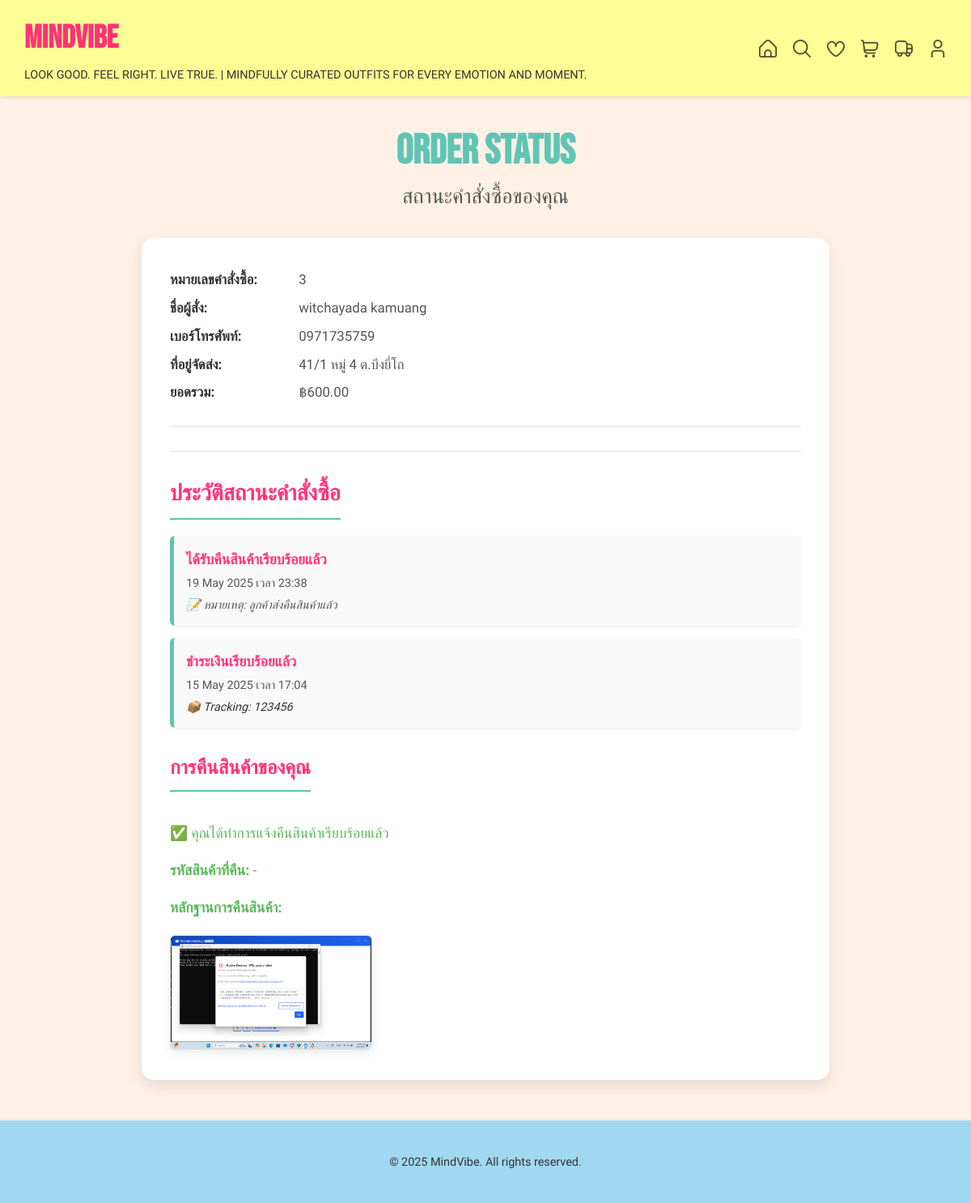
Screenshot of /status/ (signed in) with the database file from the repository.
### clothing/models.py (models this page shows, shortened)
class Payment(models.Model):
    user = models.ForeignKey(User, on_delete=models.CASCADE)
    full_name = models.CharField(max_length=255, default="-")
    address = models.TextField(default="-")
    phone_number = models.CharField(max_length=20, default="-")
    total_price = models.DecimalField(max_digits=10, decimal_places=2)
    proof = models.ImageField(upload_to='payment_proofs/')
    payment_date = models.DateTimeField(auto_now_add=True)
    return_proof = models.ImageField(upload_to='return_proofs/', blank=True, null=True)
    return_item_code = models.CharField(max_length=100, blank=True, null=True)
    payment_ref = models.UUIDField(default=uuid.uuid4, unique=True)
    qr_base64 = models.TextField(blank=True, null=True)

class OrderStatus(models.Model):
    STATUS_CHOICES = [
        ('paid', 'ชำระเงินเรียบร้อยแล้ว'),
        ('packing', 'จัดเตรียมสินค้าแล้ว'),
        ('shipping', 'ดำเนินการจัดส่งแล้ว'),
        ('shipped', 'จัดส่งสำเร็จแล้ว'),
        ('returned', 'ได้รับคืนสินค้าเรียบร้อยแล้ว'),
    ]
    payment = models.ForeignKey(Payment, on_delete=models.CASCADE, related_name='statuses')
    status = models.CharField(max_length=50, choices=STATUS_CHOICES)
    tracking_number = models.CharField(max_length=100, blank=True, null=True)
    updated_by = models.ForeignKey(User, on_delete=models.SET_NULL, null=True, blank=True)
    updated_at = models.DateTimeField(auto_now_add=True)
    note = models.TextField(blank=True, null=True)

### clothing/views.py (the view, shortened to what this page needs)
# urls.py: path('status/', views.status, name='status'),
@login_required
def status(request):
    payment = Payment.objects.filter(user=request.user).last()
    timeline = OrderStatus.objects.filter(payment=payment).order_by('-updated_at') if payment else []
    return render(request, 'clothing/status.html', {'order': payment, 'timeline': timeline})

### clothing/templates/clothing/status.html (shortened to what this page needs)
{% load static %}
<!DOCTYPE html>
<html lang="th">
<head>
</head>
<body>
    <div class="header">
        <div class="header-left">
            <a href="{% url 'clothing:welcome' %}" class="logo">MINDVIBE</a>
            <p class="slogan">LOOK GOOD. FEEL RIGHT. LIVE TRUE. | MINDFULLY CURATED OUTFITS FOR EVERY EMOTION AND MOMENT.</p>
        </div>
        <div class="header-right">
            <a href="{% url 'clothing:welcome' %}" title="หน้าแรก">
                <img src="{% static 'images/home_icon.png' %}" alt="Home">
            </a>
            <a href="{% url 'clothing:clothing_list' %}" title="ค้นหาสินค้า">
                <img src="{% static 'images/search_icon.png' %}" alt="Search">
            </a>
            <a href="{% if user.is_authenticated %}{% url 'clothing:favorites_list' %}{% else %}{% url 'clothing:login' %}{% endif %}" title="สินค้าที่ชอบ">
                <img src="{% static 'images/heart_icon.png' %}" alt="Wishlist">
            </a>
            <a href="{% if user.is_authenticated %}{% url 'clothing:cart' %}{% else %}{% url 'clothing:login' %}{% endif %}" title="ตะกร้าสินค้า">
                <img src="{% static 'images/cart_icon.png' %}" alt="Cart">
            </a>
            <a href="{% if user.is_authenticated %}{% url 'clothing:status' %}{% else %}{% url 'clothing:login' %}{% endif %}" title="สถานะการสั่งซื้อ">
                <img src="{% static 'images/status_icon.png' %}" alt="Status">
            </a>
            <a href="{% if user.is_authenticated %}{% url 'clothing:profile' %}{% else %}{% url 'clothing:login' %}{% endif %}" title="โปรไฟล์">
                <img src="{% static 'images/profile_icon.png' %}" alt="Profile">
            </a>
        </div>
    </div>
    <div class="page-title-section">
        <h1 class="main-title-en">ORDER STATUS</h1>
        <p class="sub-title-th">สถานะคำสั่งซื้อของคุณ</p>
    </div>
    <div class="main-content-status">
        <div class="status-container">
            {% if order %}
                <div class="order-details-block">
                    <p><strong>หมายเลขคำสั่งซื้อ:</strong> {{ order.id }}</p>
                    <p><strong>ชื่อผู้สั่ง:</strong> {{ order.full_name }}</p>
                    <p><strong>เบอร์โทรศัพท์:</strong> {{ order.phone_number }}</p>
                    <p><strong>ที่อยู่จัดส่ง:</strong> {{ order.address }}</p>
                    <p><strong>ยอดรวม:</strong> ฿{{ order.total_price|floatformat:2 }}</p>
                </div>
                <hr class="section-divider">
                <div class="timeline-section">
                    <h2>ประวัติสถานะคำสั่งซื้อ</h2>
                    {% if timeline %}
                        {% for log in timeline %}
                            <div class="status-item">
                                <strong>{{ log.get_status_display }}</strong>
                                <div>{{ log.updated_at|date:"d M Y เวลา H:i" }}</div>
                                {% if log.tracking_number %}
                                    <div class="tracking-number">📦 Tracking: {{ log.tracking_number }}</div>
                                {% endif %}
                                {% if log.note %}
                                    <div class="note-text">📝 หมายเหตุ: {{ log.note }}</div>
                                {% endif %}
                            </div>
                        {% endfor %}
                    {% else %}
                        <p>ยังไม่มีประวัติสถานะสำหรับคำสั่งซื้อนี้</p>
                    {% endif %}
                </div>
                <div class="form-section return-section">
                    {% if order.return_proof %}
                        <div class="return-proof-section">
                            <h3>การคืนสินค้าของคุณ</h3>
                            <p>✅ คุณได้ทำการแจ้งคืนสินค้าเรียบร้อยแล้ว</p>
                            <p><strong>รหัสสินค้าที่คืน:</strong> {{ order.return_item_code }}</p>
                            <p><strong>หลักฐานการคืนสินค้า:</strong></p>
                            <img src="{{ order.return_proof.url }}" alt="หลักฐานการคืนสินค้า" class="return-proof-preview" />
                        </div>
                    {% endif %}
                </div>
            {% endif %}
        </div>
    </div>
    <div class="footer">
        <p>&copy; {% now "Y" %} MindVibe. All rights reserved.</p>
    </div>
</body>
</html>

### clothing/templates/clothing/status.html (style rules this page uses)
:root { --primary-color: #FF3377; --secondary-color: #60C4B4; --background-light: #FFF1E6; --surface-color: #ffffff; --text-primary: #333; --text-secondary: #555; --text-on-primary: #ffffff; --text-on-secondary: #ffffff; --border-light: #e0e0e0; --border-medium: #ccc; --success-color: #5cb85c; --danger-color: #d9534f; --font-main: 'Prompt', sans-serif; --font-logo: 'Bebas Neue', sans-serif; --border-radius-sm: 6px; --border-radius-md: 10px; --border-radius-lg: 15px; --shadow-soft: 0 4px 12px rgba(0, 0, 0, 0.08); --shadow-medium: 0 8px 20px rgba(0, 0, 0, 0.1); }
*, *::before, *::after { box-sizing: border-box; }
body { font-family: var(--font-main); background-color: var(--background-light); margin: 0; padding: 0; color: var(--text-primary); line-height: 1.6; display: flex; flex-direction: column; min-height: 100vh; }
.header { display: flex; justify-content: space-between; align-items: center; background-color: #FDFD95; padding: 15px 30px; color: var(--text-primary); box-shadow: 0 2px 4px rgba(0,0,0,0.1); position: sticky; top: 0; z-index: 1000; flex-shrink: 0; }
.header-left { display: flex; flex-direction: column; align-items: flex-start; }
.header .logo { font-family: var(--font-logo); font-size: 2.5em; font-weight: bold; color: var(--primary-color); margin: 0 0 2px 0; text-decoration: none; }
.header .slogan { font-family: var(--font-main); font-size: 0.9em; color: var(--text-primary); margin: 0; }
.header-right { display: flex; align-items: center; gap: 20px; }
.header-right a { display: flex; align-items: center; justify-content: center; }
.header-right img { width: 22px; height: 22px; opacity: 0.7; transition: opacity 0.3s ease, transform 0.2s ease; }
.page-title-section { text-align: center; padding: 35px 20px 15px 20px; max-width: 1200px; margin: 0 auto; line-height: 1.3; }
.page-title-section .main-title-en { font-family: var(--font-logo); font-size: 3.2em; font-weight: bold; color: var(--secondary-color); margin: 0 0 5px 0; text-transform: uppercase; }
.page-title-section .sub-title-th { font-family: var(--font-main); font-size: 1.6em; font-weight: 500; color: var(--text-secondary); margin: 0; }
.main-content-status { flex-grow: 1; padding: 20px 20px 50px; display: flex; justify-content: center; align-items: flex-start; }
.status-container { max-width: 850px; width: 100%; margin: 0 auto; background-color: var(--surface-color); padding: 30px 35px; border-radius: var(--border-radius-lg); box-shadow: var(--shadow-medium); }
.order-details-block { margin-bottom: 25px; padding-bottom: 20px; border-bottom: 1px solid var(--border-light); }
.order-details-block p { margin: 8px 0; font-size: 1.05em; color: var(--text-secondary); }
.order-details-block p strong { font-weight: 600; color: var(--text-primary); margin-right: 5px; min-width: 150px; display: inline-block; }
hr.section-divider { border: 0; height: 1px; background-color: var(--border-light); margin: 30px 0; }
.timeline-section h2, .return-section h3 { font-family: var(--font-main); font-size: 1.7em; font-weight: 600; color: var(--primary-color); margin-top: 0; margin-bottom: 20px; padding-bottom: 8px; border-bottom: 2px solid var(--secondary-color); display: inline-block; }
.return-section h3 { font-size: 1.5em; }
.status-item { margin-bottom: 15px; padding: 15px; background-color: #f9f9f9; border-left: 5px solid var(--secondary-color); border-radius: var(--border-radius-sm); box-shadow: 0 2px 5px rgba(0,0,0,0.05); }
.status-item strong { color: var(--primary-color); font-weight: 600; font-size: 1.1em; display: block; margin-bottom: 5px; }
.status-item div { font-size: 0.9em; color: var(--text-secondary); line-height: 1.5; }
.status-item .tracking-number, .status-item .note-text { margin-top: 5px; font-style: italic; }
.status-item .tracking-number { font-weight: 500; color: var(--text-primary); }
.form-section { margin-top: 30px; padding-top: 0; }
.return-proof-section p { font-size: 1.1em; font-weight: 500; color: var(--success-color); margin-bottom: 10px; }
img.return-proof-preview { margin-top: 10px; max-width: 250px; height: auto; border-radius: var(--border-radius-sm); border: 1px solid var(--border-light); box-shadow: var(--shadow-soft); }
.footer { background-color: #A0D8F1; color: var(--text-primary); text-align: center; padding: 25px 10px; margin-top: auto; font-size: 0.9em; user-select: none; flex-shrink: 0; box-shadow: 0 -2px 5px rgba(0,0,0,0.05); }

### rows the page displays
Payment: id "3", full_name "witchayada kamuang", phone_number "0971735759", address "41/1 หมู่ 4 ต.บึงยี่โถ", total_price "600.00", return_item_code "-", return_proof (picture)
OrderStatus: status "ได้รับคืนสินค้าเรียบร้อยแล้ว", updated_at "19 May 2025 เวลา 23:38", note "ลูกค้าส่งคืนสินค้าแล้ว"
OrderStatus: status "ชำระเงินเรียบร้อยแล้ว", updated_at "15 May 2025 เวลา 17:04", tracking_number "123456"
